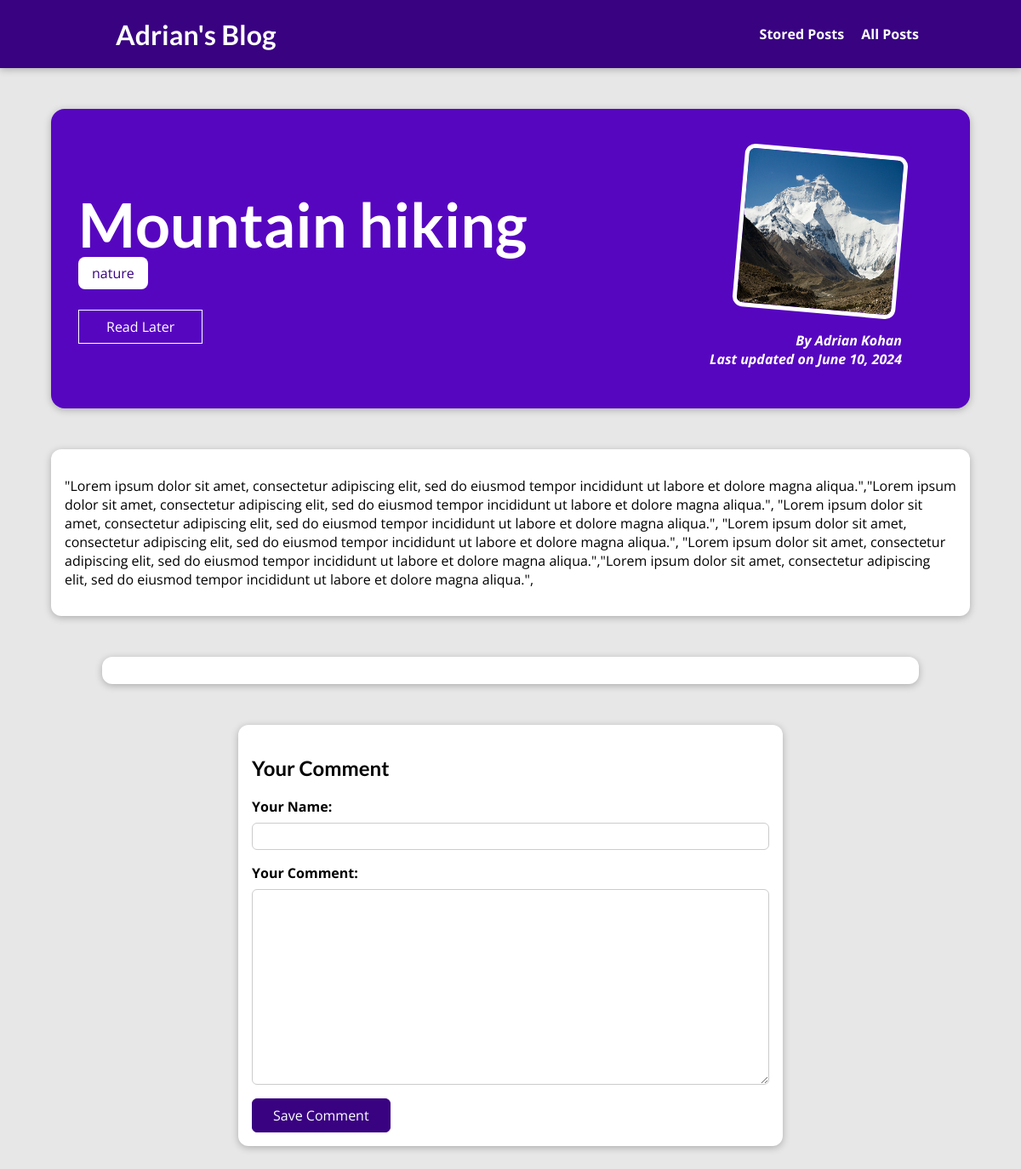
Page /all_posts/mountain-hiking on the committed database.
### blog/models.py (models this page shows, shortened)
class Posts(models.Model):
    author = models.ForeignKey(Author, on_delete=models.SET_NULL, related_name="posts", null=True)
    date = models.DateField(auto_now=True)
    title = models.CharField(max_length=100)
    summery = models.CharField(max_length=300)
    text = models.TextField(validators=[MinLengthValidator(10)])
    image = models.ImageField(upload_to ='posts', null=True)
    slug = models.SlugField(db_index=True, unique=True)
    tag = models.ManyToManyField(Tag)
    class Meta:
        verbose_name_plural = "posts"

class Tag(models.Model):
    caption = models.CharField(max_length=50)
    def __str__(self):
        return self.caption
    class Meta:
        verbose_name_plural = "tags"

class Author(models.Model):
    first_name = models.CharField(max_length=50)
    last_name = models.CharField(max_length=50)
    email = models.EmailField()
    def __str__(self):
        return f"{self.first_name} {self.last_name}"
    class Meta:
        verbose_name_plural =  "authors"

### blog/views.py (the view, shortened to what this page needs)
# urls.py: path("all_posts/<slug:slug>", views.SinglePostView.as_view(), name="detailed_post"),
class SinglePostView(View):
    def is_stored_post(self, request, post_id):
        stored_posts = request.session.get("stored_posts")
        if stored_posts is not None:
            is_saved_for_later = post_id in stored_posts
        else:
            is_saved_for_later = False
        return is_saved_for_later
    def get(self, request, slug):
        post = Posts.objects.get(slug=slug)
        context = {
            "post": post,
            "tags": post.tag.all(),
            "form": CommentForm(),
            "comments": post.comments.all().order_by("-id"),
            "saved_for_later": self.is_stored_post(request, post.id)
        }
        return render(request, "blog/single_post.html", context)

### blog/forms.py
class CommentForm(forms.ModelForm):
    class Meta:
        model = Comment
        exclude = ["post"]
        labels = {
            "username" : "Your Name",
            "comment_text" : "Your Comment",
        }
        error_messages = {
            "user_name" : {
                "required" : "Your name must not be empty!",
                "max_length" : "Please enter a shorter name!"
            }
        }

### blog/templates/blog/single_post.html (shortened to what this page needs)
{% extends "base.html" %}
{% load static %}
{% block css %}
    <link rel="stylesheet" href="{% static "blog/single_post.css" %}">
{% endblock %}
{% block content %}
<section id="summary">
    <h2>
        {{post.title}}
    </h2>
    <div>
        {% for tag in tags %}
        <span class="tag">{{tag}}</span>
        {% endfor %}
    </div>
    <div id="read-later">
        {% if is_read_later %}
            <p>This is my favorite </p>
        {% else %}
            <form action="{% url "read_later" %}" method="POST">
                <button>
                    {% if saved_for_later %}
                        Remove from read later list
                    {% else %}
                        Read Later
                    {% endif %}
                </button>
            </form>
        {% endif%}
    </div>
    <article>
        <img src="{{ post.image.url }}" alt="{{post.title}}">
        <address><a href="mailto:{{post.author.email}}">By {{post.author}}</a></addres>
        <div>
            Last updated on <time>{{post.date}}</time>
        </div>
    </article>
</section>
<main>
    <p>{{post.text}}</p>
</main>
<section id="comments">
</section>
<section id="comment-form">
    <h2>Your Comment</h2>
    <form action="{% url "detailed_post" post.slug %}" method="POST">
        {% for field in form %}
            <div class = "form-control" {% if field.errors %}invalid{% endif %}>
                {{ field.label_tag }}
                {{ field }}
            </div>
        {% endfor %}
        <button type = "submit">Save Comment</button>
    </form>
</section>
{% endblock %}

### static/styles.css (style rules this page uses)
* { box-sizing: border-box; }
html { font-family: 'Open Sans', 'Lato', sans-serif; }
body { margin: 0; }
h1, h2, h3 { font-family: 'Lato', sans-serif; font-weight: bold; }

### blog/static/blog/single_post.css (style rules this page uses)
body { background-color: #e7e7e7; }
#summary { margin: 8rem auto 3rem auto; padding: 2rem; width: 90%; max-width: 90rem; border-radius: 16px; background-color: #5706c0; position: relative; box-shadow: 0 2px 8px rgba(0, 0, 0, 0.25); height: 22rem; }
#summary h2 { color: white; font-size: 4.5rem; margin-bottom: 0.25rem; }
#summary article { position: absolute; top: 2rem; right: 3rem; padding: 1rem 2rem; border-radius: 12px; text-align: right; color: white; }
#summary article img { width: 12rem; height: 12rem; border-radius: 12px; transform: rotateZ(5deg); border: 5px solid white; margin-bottom: 1rem; }
#summary address { font-weight: bold; }
#summary a { color: white; text-decoration: none; }
#summary time { font-weight: bold; }
#read-later { margin: 2rem 0; }
#read-later button { background-color: transparent; border: 1px solid white; padding: 0.5rem 2rem; font: inherit; color: white; cursor: pointer; }
main { width: 90%; max-width: 90rem; margin: 3rem auto; background-color: white; padding: 1rem; border-radius: 12px; box-shadow: 0 2px 8px rgba(0, 0, 0, 0.25); }
.tag { background-color: white; color:#390281; padding: 0.5rem 1rem; border-radius: 8px; }
#comment-form { margin: 3rem auto; width: 905; max-width: 40rem; border-radius: 12px; background-color: white; box-shadow: 0 2px 8px rgba(0, 0, 0, 0.25); padding: 1rem; }
#comment-form button { font: inherit; background-color: #390281; color: white; border: 1px solid #390281; padding: 0.5rem 1.5rem; border-radius: 6px; cursor: pointer; }
.form-control { margin-bottom: 1rem; }
.form-control label { font-weight: bold; margin-bottom: 0.5rem; display: block; }
.form-control input, .form-control textarea { display: block; width: 100%; font: inherit; padding: 0.25rem; border-radius: 6px; border: 1px solid #ccc; }
#comments { margin: 3rem auto; width: 905; max-width: 60rem; border-radius: 12px; background-color: white; box-shadow: 0 2px 8px rgba(0, 0, 0, 0.25); padding: 1rem 2rem; }

### rows in the picture
Posts: title "Mountain hiking", image (picture), author "Adrian Kohan", date "June 10, 2024", text "\"Lorem ipsum dolor sit amet, consectetur adipiscing elit, sed do eiusmod tempor incididunt ut labore et dolore magna aliqua.\",\"Lorem ipsum dolor sit amet, consectetur adipiscing elit, sed do eiusmod tempor incididunt ut labore et dolore magna aliqua.\", \"Lorem ipsum dolor sit amet, consectetur adipiscing elit, sed do eiusmod tempor incididunt ut labore et dolore magna aliqua.\", \"Lorem ipsum dolor sit amet, consectetur adipiscing elit, sed do eiusmod tempor incididunt ut labore et dolore magna aliqua.\", \"Lorem ipsum dolor sit amet, consectetur adipiscing elit, sed do eiusmod tempor incididunt ut labore et dolore magna aliqua.\",\"Lorem ipsum dolor sit amet, consectetur adipiscing elit, sed do…"
Tag: caption "nature"

### other values in the picture
{{ field.label_tag }} "Your Name:" "Your Comment:"
